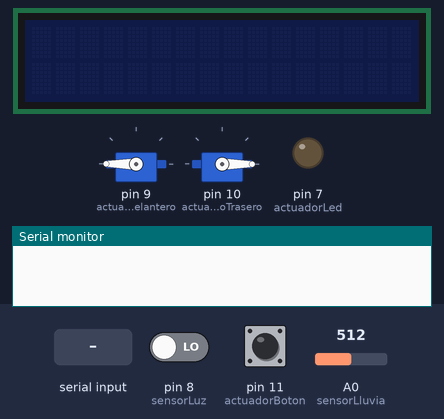
The sketch below on a simulated Arduino Uno, built with avr-gcc and run on an emulated ATmega328P. On the bench: 2 × servo, 16×2 character LCD, output pins drawn as LEDs (lit = HIGH), the last lines printed to the serial monitor. The test bench sets the inputs (shaded band); at power-on: pin 8 (sensorLuz) LOW, pin 11 (actuadorBoton) LOW, A0 (sensorLluvia) = 512.

Above: at 1.2 s.
1.3 s: pin 8 (sensorLuz) driven HIGH
At 4.2 s:
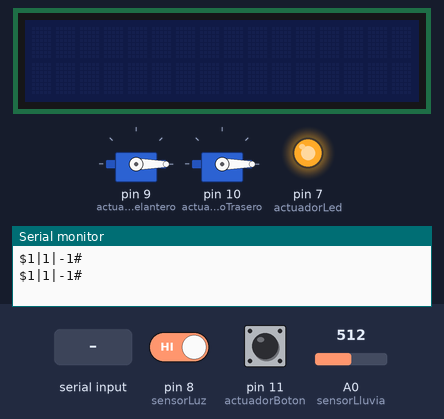
4.3 s: "manual" received over the second serial link
At 4.8 s:
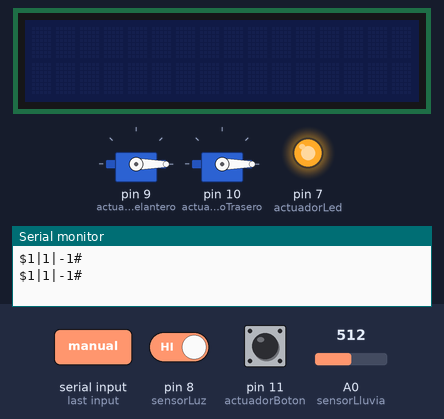
6.8 s: "servoTraseroOn" received over the second serial link
At 9.6 s:
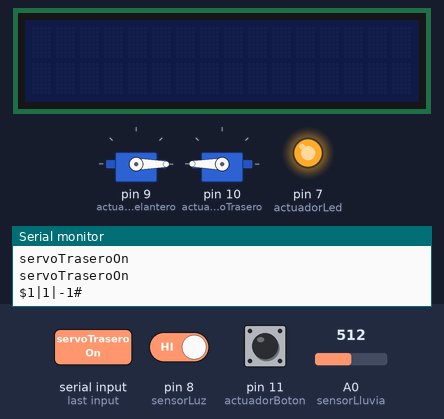
9.8 s: "lucesDelanteroOff" received over the second serial link
At 12.6 s:
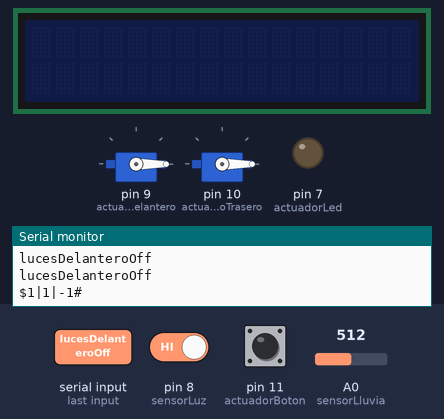
12.8 s: "servoDelanteroOn" received over the second serial link
At 15.6 s:
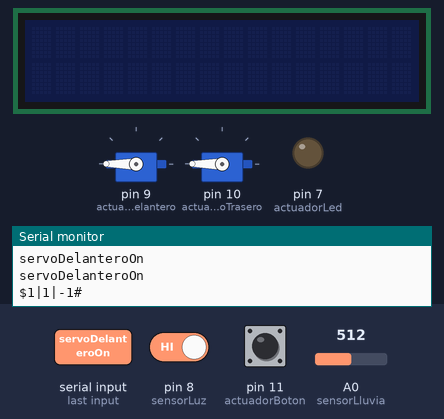
15.8 s: "lucesDelanteroOn" received over the second serial link
At 17.8 s:
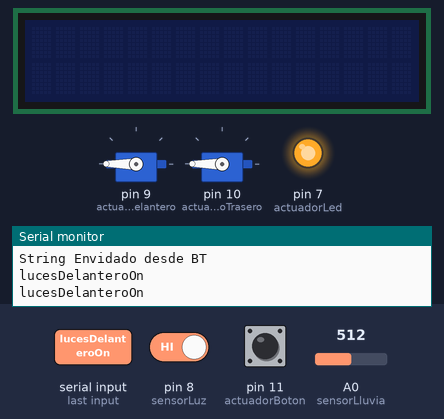
Timing chart, 0 to 19.8 s (numbered marks = the images above; inputs shaded):
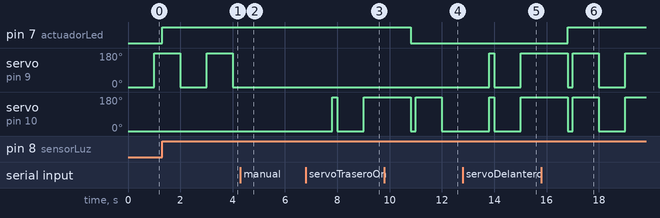

The sketch:

Proyecto.ino
```cpp
#include <Servo.h>
#include <NewPing.h>
#include <Wire.h>
#include <SoftwareSerial.h>
#include <LiquidCrystal_I2C.h>
#define TRIGGER_PIN 13 // Pin del trigger del sensor de ultrasonido
#define ECHO_PIN 12    // Pin del Echo del sensor de ultrasonido
#define MAX_DISTANCE 200 // Defino una maxima distancia a sondear
LiquidCrystal_I2C lcd(0x27,16,2);
NewPing sonar(TRIGGER_PIN, ECHO_PIN, MAX_DISTANCE); // Inicializo el ultrasonido
SoftwareSerial BT1(4,2); // RX, TX recorder que se cruzan
Servo servoDelantero;
Servo servoTrasero;
const int sensorLluvia = A0;
const int actuadorLed = 7;
const int sensorLuz = 8;
const int actuadorServoDelantero = 9;
const int actuadorServoTrasero = 10;
const int actuadorBoton = 11;
int estadoBoton=0;
int distanciaCM = 0;
int valueLluvia = 0;
long tiempoEnSegundos = 0;
long UltimoSegundo = 0;
int flagManual = 0; //se inicializa en 0, así está en automatico al iniciar el sistema.
int flagMoverServoTrasero = 1000;
int flagMoverServoDelantero = 1000;
int estadoSensar = 0;
int delaySensor = 0;
String cadena = "";
boolean isRain = false;
int distanceForShow = 0;


void setup() {
  pinMode(sensorLuz, INPUT);  //definir Sensor Luz como entrada
  pinMode(actuadorLed, OUTPUT); //definir Actuador Led como Salida
  pinMode(sensorLluvia, INPUT);  //definir Sensor lluvia como entrada
  pinMode(actuadorBoton, INPUT); //definir Sensor boton como entrada
  digitalWrite(actuadorLed, LOW); //Inicializar led apagado
  servoDelantero.attach(actuadorServoDelantero);  // Iniciar servo, con pin correspondiente
  servoDelantero.write(0); //Inicializar Servo en angulo 0
  servoTrasero.attach(actuadorServoTrasero);  // Iniciar servo, con pin correspondiente
  servoTrasero.write(0); //Inicializar Servo en angulo 0
  lcd.init(); // Inicializar el lcd
  Serial.begin(9600);   //iniciar puerto serie
  BT1.begin(9600);//iniciar el serial de sw.
}

void loop(){
  //si está disponible el bluetooth y además el flag manual está en cero (sino no tiene sentido activar el modo manual)
  valueLluvia = analogRead(sensorLluvia);  //lectura analogica de pin
  boton();
  if(estadoBoton == 1){
    //lcd.backlight(); //Enciendo el LCD
    sensar(); //comienza a sensar la distancia al objeto mas cercano
    moverServoTrasero(valueLluvia); //Este servo se mueve si llueve y ademas se puso march atras
  }
  else {
    lcd.clear(); //Limpio la pantalla del LCD
    //lcd.noBacklight(); //Apago el LCD
    distanceForShow = -1;
  }
  if(flagManual == 0 and BT1.available()){
    String BTString = BT1.readString();
    if(BTString.indexOf("manual")!= -1){
      Serial.println("Modo Manual Activado");
      flagManual = 1;
    }
    Serial.println(BTString);
  }
  if(flagManual==0){
    modoAutomatico();
    //Serial.println("En Modo Automatico");
  }
  else {
    modoManual();
    //Serial.println("En Modo Manual");
  }
  if((estadoSensar == 500)) {
    cadena = "";
    estadoSensar = 0;
    if(valueLluvia < 700 )
      isRain = true;
    else
      isRain = false;
    cadena = (String) "$" + isRain + "|" + digitalRead(sensorLuz) + "|" + distanceForShow + "#";
    //Protocolo de envido de mensajes hacia android
    //El caracter $ representa el inicio de la cadena, luego los datos se mandan en un orden determinado
    //el caracter # representa el fin de la cadena
    Serial.println(cadena);
    BT1.print(cadena);
  }
  estadoSensar++;
}

void boton() {
  if(digitalRead(actuadorBoton) == HIGH) { // Si se presion el boton
    estadoBoton=1-estadoBoton; // Se cambia de estadoBoton
    delay(100); //Esperamos 100 ms por el tiempo que permanece el dedo sobre el boton
    //No es correcto utilizar un delay ya que se bloquean las demas actividades
    //Sin embargo en esta caso no es tan grave porque es un periodo muy corto y el boton se lo presiona esporadicamente
    Serial.println("Boton Precionado");
  }
}

void modoManual() {
  tiempoEnSegundos=millis()/1000; //La funcion millis() devuelve el tiempo en milisegundos desde que el arduino comenzo a ejecutar el sketch
  if(BT1.available()){
    String BTString = BT1.readString();
    Serial.println("String Envidado desde BT");
    Serial.println(BTString);
    //no se si puedo usar switch con strings. Hago IFs anidados para asemejar a un switch.
    if(BTString.indexOf("servoDelanteroOn") != -1){
      Serial.println("servoDelanteroOn");
      flagMoverServoDelantero = 500;
    }
    else {
      if(BTString.indexOf("servoDelanteroOff") != -1){
        Serial.println("servoDelanteroOff");
        flagMoverServoDelantero = 1000;
      }
      else {
        if(BTString.indexOf("servoTraseroOn") != -1){
          Serial.println("servoTraseroOn");
          flagMoverServoTrasero = 500;
        }
        else {
          if(BTString.indexOf("servoTraseroOff") != -1){
            Serial.println("servoTraseroOff");
            flagMoverServoTrasero = 1000;
          }
          else{
            if(BTString.indexOf("sensarOff") != -1){
              Serial.println("sensarOff");
              estadoBoton = 1 - estadoBoton;
              lcd.clear(); //Limpio la pantalla del LCD
              //lcd.noBacklight(); //Apago el LCD

            }
            else {
              if(BTString.indexOf("lucesDelanteroOn") != -1){
                Serial.println("lucesDelanteroOn");
                digitalWrite(actuadorLed, HIGH);
              }
              else {
                if(BTString.indexOf("lucesDelanteroOff") != -1){
                  Serial.println("lucesDelanteroOff");
                  digitalWrite(actuadorLed, LOW);
                }
                else{
                  if(BTString.indexOf("sensarOn") != -1){
                    Serial.println("sensarOn");
                    //lcd.backlight(); //Enciendo el LCD
                    estadoBoton = 1 - estadoBoton;
                  }
                  else{
                    if(BTString.indexOf("automatico") != -1){
                      Serial.println("Modo Automatica Activado");
                      flagManual = 0;
                    }
                    else {
                      if(BTString.indexOf("manual") != -1){
                        Serial.println("Modo Manual Activado");
                        flagManual = 1;
                      }
                    }
                  }
                }
              }
            }
          }
        }
      }
    }
  }
  moverServoTrasero(flagMoverServoTrasero);
  moverServoDelantero(flagMoverServoDelantero);
  UltimoSegundo = tiempoEnSegundos; // Se guarda los segundos que lleva ejecutando, para compararlo con el siguiente
}

void modoAutomatico() {
  tiempoEnSegundos=millis()/1000; // Se toma el los segundos que lleva ejecutando
  digitalWrite(actuadorLed, digitalRead(sensorLuz)); //Enciendo el led si detecta oscuridad, lo apaga si detecta luz
  moverServoDelantero(valueLluvia); //Este servo siempre se mueve si esta lloviendo
  UltimoSegundo = tiempoEnSegundos; // Se guarda los segundos que lleva ejecutando, para compararlo con el siguiente
}

void moverServoDelantero(int velocidad) {
  if(velocidad < 700 && tiempoEnSegundos != UltimoSegundo ) {// Si se detecto lluvia y ademas el tiempo actual es distinto que el ultimo sensado, se mueve el servo
    if(servoDelantero.read() == 180) { //Si el servo esta en el angulo 180º
      servoDelantero.write(0); //Moverlo al 0º
    }
    else{
      if(servoDelantero.read() == 0) { //Si el servo esta en el angulo 0º
        servoDelantero.write(180); //Moverlo al 180º
      }
    }
  }
}

void moverServoTrasero(int velocidad) { //Aca replico codigo, pero me parece que de esta forma queda mucho mas claro
  //Serial.println(velocidad);
  if(velocidad < 700 && tiempoEnSegundos != UltimoSegundo ){ // Si se detecto lluvia y ademas el tiempo actual es distinto que el ultimo sensado, se mueve el servo
    if(servoTrasero.read() == 180) { //Si el servo esta en el angulo 180º
      servoTrasero.write(0); //Moverlo al 0º
    }
    else {
      if(servoTrasero.read() == 0) { //Si el servo esta en el angulo 0º
        servoTrasero.write(180); //Moverlo al 180º
      }
    }
  }
}


void sensar() {
  if(delaySensor == 100) {
    delaySensor = 0;
    distanciaCM = (sonar.ping() / US_ROUNDTRIP_CM); // con la funcion ping obtengo la distancia y al dividirlo por US_ROUNDTRIP_CM lo paso a CM
    if(distanciaCM != 0){ // El LCD a veces tiene problemas para sensar y devuelve 0, aca filtro esos resultados
      distanceForShow = distanciaCM;
      printLCD(lcd, distanceForShow);

    }
  }
  delaySensor++;
}

void printLCD(LiquidCrystal_I2C LCD, int valor) {
  int i = 0;
  String distancia = "Distancia";
  String cadena = (String)valor;
  LCD.clear();
  LCD.setCursor(0,0);
  while(distancia[i]  != NULL){
    LCD.print(distancia[i]);
    i++;
  }
  i = 0;
  LCD.setCursor(0,1);
  while(cadena[i]  != NULL){
    LCD.print(cadena[i]);
    i++;
  }
  LCD.print(" ");
  LCD.print("C");
  LCD.print("M");
}
```

Measured:
- after the input at 1.3 s, pin 7 (actuadorLed): LOW → HIGH at once
- after the input at 4.3 s, servo on pin 9 (actuadorServoDelantero): stays 0° (without the input it goes to 180° after 0.70 s)
- after the input at 6.8 s, servo on pin 10 (actuadorServoTrasero): 0° → 180° after 1.0 s, → 0° 0.20 s later, → 180° 1.0 s later
- after the input at 9.8 s, pin 7 (actuadorLed): HIGH → LOW after 1.0 s
- after the input at 12.8 s, servo on pin 9 (actuadorServoDelantero): 0° → 180° after 1.0 s, → 0° 0.20 s later, → 180° 1.0 s later
- after the input at 15.8 s, pin 7 (actuadorLed): LOW → HIGH after 1.0 s
